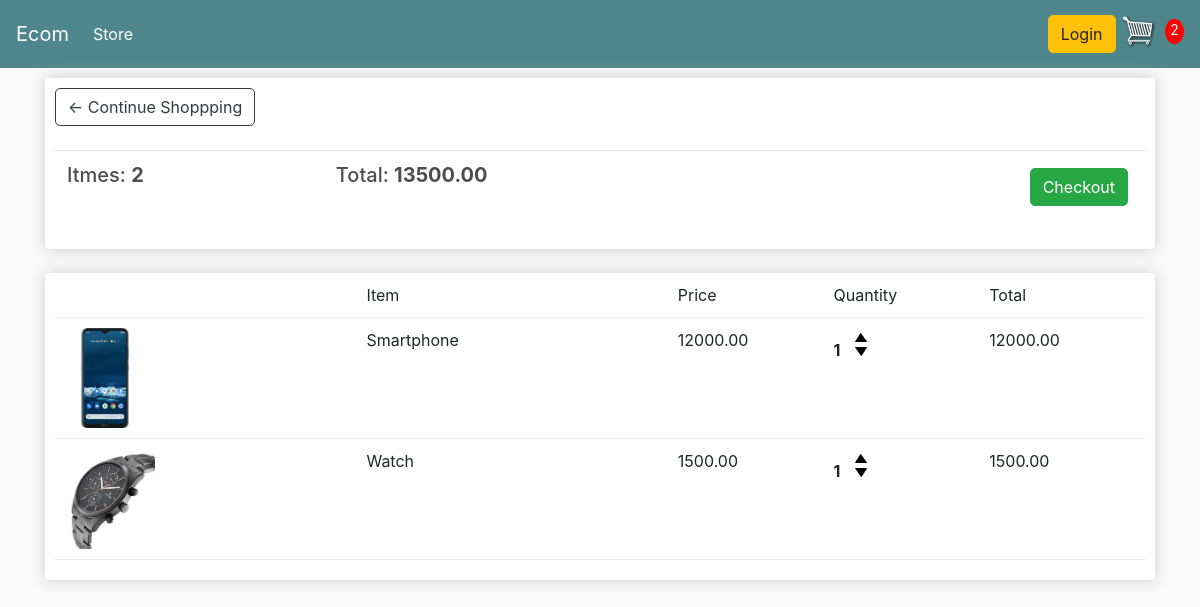
The app's page /cart/ (signed in) with its own data.
### shop/models.py (models this page shows, shortened)
class Order(models.Model):
    customer = models.ForeignKey(Customer, on_delete=models.SET_NULL, null=True, blank=True)
    date_ordered = models.DateTimeField(auto_now_add=True)
    complete = models.BooleanField(default=False, null=True, blank=False)
    transaction_id = models.CharField(max_length=200, null=True)
    @property
    def get_cart_total(self):
        orderitems = self.orderitems_set.all()
        total = sum([item.get_total for item in orderitems])
        return total
    @property
    def get_cart_items(self):
        orderitems = self.orderitems_set.all()
        total = sum([item.quantity for item in orderitems])
        return total

class OrderItems(models.Model):
    product = models.ForeignKey(Product, on_delete=models.SET_NULL, null=True, blank=True)
    order = models.ForeignKey(Order, on_delete=models.SET_NULL, null=True, blank=True)
    quantity = models.IntegerField(default=0, null=True, blank=True)
    date_added = models.DateTimeField(auto_now_add=True)
    @property
    def get_total(self):
        total = self.product.price * self.quantity
        return total

class Product(models.Model):
    name = models.CharField(max_length=200, null=True)
    price = models.DecimalField(max_digits=7,decimal_places=2)
    digital = models.BooleanField(default=False, null=True, blank=False)
    image = models.ImageField(null=True, blank=True)
    @property
    def imageURL(self):
        try:
            url= self.image.url
        except:
            url = ''
        return url

### shop/views.py (the view)
# urls.py: path('cart/', views.cart, name='cart'),
def cart(request):
    data = cartData(request)
    cartItems = data['cartItems']
    order = data['order']
    items = data['items']
    context = {'items':items, 'order':order, 'cartItems': cartItems}
    return render(request,'shop/cart.html',context)

### shop/utils.py (called while the page is built)
def cartData(request):
    if request.user.is_authenticated:
         customer= request.user.customer
         order, created = Order.objects.get_or_create(customer=customer,complete=False)
         items = order.orderitems_set.all()
         cartItems = order.get_cart_items
    else:
        cookieData = cookieCart(request)
        cartItems = cookieData['cartItems']
        order = cookieData['order']
        items = cookieData['items']
    return {'cartItems': cartItems, 'order': order, 'items': items}

### templates/shop/cart.html
<!DOCTYPE html>
{% extends 'shop/main.html'%}
{% load static %}
{% block content_block %}
<div class="row">
    <div class="col-lg-12">
        <div class="box-element">
            <a href="{% url 'store' %}" class="btn btn-outline-dark">&#x2190; Continue Shoppping</a>
            <br>
            <br>
            <table class="table">
                <tr>
                    <th>
                        <h5>Itmes: <strong>{{order.get_cart_items}}</strong></h5>
                    </th>
                    <th>
                        <h5>Total: <strong>{{order.get_cart_total}}</strong></h5>
                    </th>
                    <th>
                        <a style="float:right; margin:5px;" class="btn btn-success"
                            href="{% url 'checkout' %}">Checkout</a>
                    </th>
                </tr>
            </table>
        </div>
        <br>
        <div class="box-element">
            <div class="cart-row">
                <div style="flex: 2;"></div>
                <div style="flex: 2;">Item</div>
                <div style="flex: 1;">Price</div>
                <div style="flex: 1;">Quantity</div>
                <div style="flex: 1;">Total</div>
            </div>
            {% for item in items %}
            <div class="cart-row">
                <div style="flex: 2;"><img class="row-image" src="{{item.product.imageURL}}" alt=""></div>
                <div style="flex: 2;">{{item.product.name}}</div>
                <div style="flex: 1;">{{item.product.price|floatformat:2}}</div>
                <div style="flex: 1;">
                    <p class="quantity">{{item.quantity}}</p>
						<div class="quantity">
							<img data-product={{item.product.id}} data-action="add" class="chg-quantity update-cart" src="{% static  'img/arrow-up.png' %}">
							<img data-product={{item.product.id}} data-action="remove" class="chg-quantity update-cart" src="{% static  'img/arrow-down.png' %}">
						</div>
                </div>
                <div style="flex: 1;">{{item.get_total}}</div>
            </div>
            {% endfor %}
        </div>
        <br>
    </div>
</div>
{% endblock %}

### templates/shop/main.html (shortened to what this page needs)
<!DOCTYPE html>
{% load static %}
<html lang="en">
<head>
    <link rel="stylesheet" href="https://stackpath.bootstrapcdn.com/bootstrap/4.4.1/css/bootstrap.min.css"
>
    <link rel="stylesheet" href="{% static 'css/demo.css' %}">
</head>
<body>
    <nav class="navbar navbar-expand-lg navbar-dark bg-dark">
        <a class="navbar-brand" href="{% url 'store' %}">Ecom</a>
        <div class="collapse navbar-collapse" id="navbarSupportedContent">
            <ul class="navbar-nav mr-auto">
                <li class="nav-item active">
                    <a class="nav-link" href="{% url 'store' %}"> Store <span class="sr-only">(current)</span></a>
                </li>
            </ul>
            <div class="form-inline my-2 my-lg-0">
                <a href="#" class="btn btn-warning">Login</a>
                <a href="{% url 'cart' %}">
                    <img id="cart-icon" src="{% static 'img/cart.png' %}" alt="cart-icon">
                    <p id="cart-total">{{cartItems}}</p>
                </a>
            </div>
        </div>
    </nav>
    <div class="container">
        {% block content_block %}
        {% endblock %}
    </div>
</body>
</html>

### static/css/demo.css (style rules this page uses)
body { background-color: hsl(0, 0%, 98%); }
h1,h2,h3,h4,h5,h6 { color:hsl(0, 0%, 30%); }
.box-element { box-shadow:hsl(0, 0%, 80%) 0 0 16px; background-color: #fff; border-radius: 4px; padding: 10px; }
.bg-dark { background-color: #4f868c!important; }
#cart-icon { width:35px; display: inline-block; margin: 5px; }
#cart-total { display: inline-block; text-align: center; color:#fff; background-color: red; width: 19px; height: 25px; border-radius: 50%; font-size: 14px; }
.col-lg-4, .col-lg-6, .col-lg-8, .col-lg-12 { margin-top: 10px; }
.btn { border-radius:5px; }
.row-image { width: 100px; }
.cart-row { display: flex; align-items: flex-stretch; padding-bottom: 10px; margin-bottom: 10px; border-bottom: 1px solid #ececec; }
.quantity { display: inline-block; font-weight: 700; padding-right:10px; }
.chg-quantity { width: 12px; cursor: pointer; display: block; margin-top: 5px; transition:.1s; }

### records on screen
Order: get_cart_items "2", get_cart_total "13500.00"
OrderItems: product.imageURL (picture), product.name "Smartphone", product.price "12000.00", quantity "1", get_total "12000.00"
OrderItems: product.imageURL (picture), product.name "Watch", product.price "1500.00", quantity "1", get_total "1500.00"

### other values on screen
{{ cartItems }} "2"
